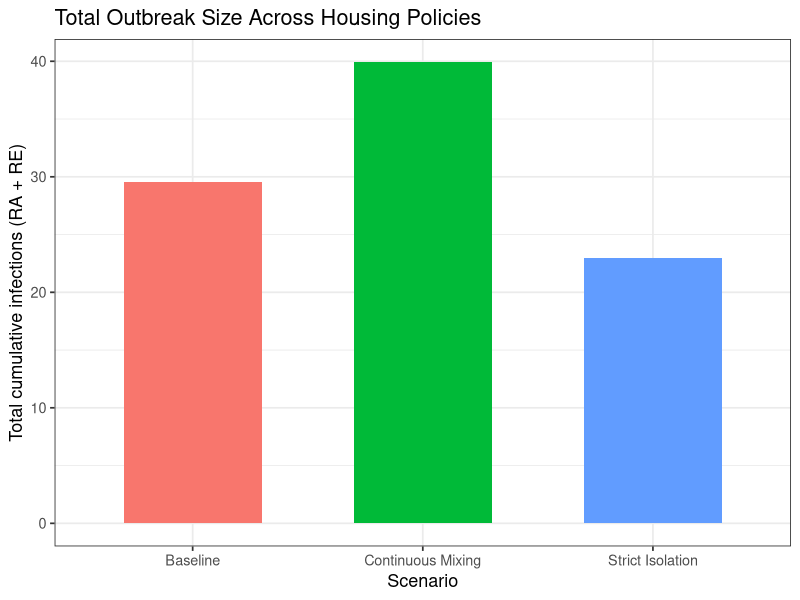
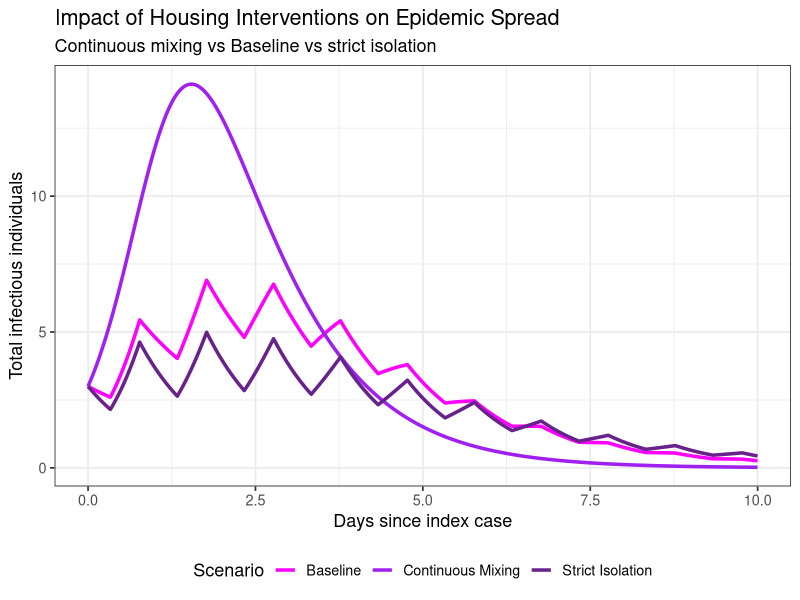
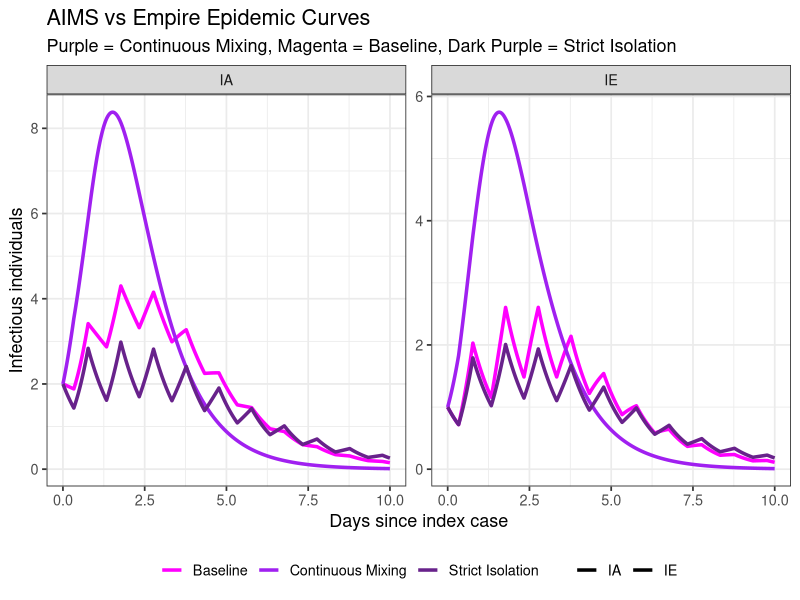
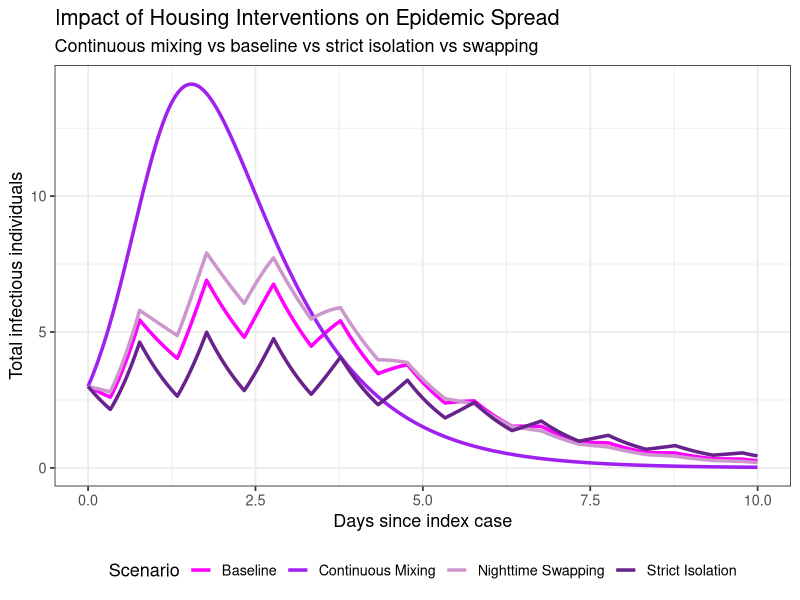

Write the R code that produced these figures, in order.
library(deSolve)
library(ggplot2)
library(tidyr)
library(dplyr)

# --- Initial conditions ---
pop.ssiirr <- c(SE = 16, SA = 23, IA = 2, IE = 1, RA = 0, RE = 0)

values <- c(
  gammaA = 1 , gammaE = 1,
  N0 = 42, N_A = 25, N_E = 17,
  betaMixprior = 3.1, betaNightAprior = 0.9, betaNightEprior = 0
)

# --- ODE function (ssiirr) ---
ssiirr <- function(t, y, parms) {
  with(as.list(c(y, parms)), {
    day_fraction <- t %% 1
    is_daytime   <- (day_fraction >= 0.3328) & (day_fraction <= 0.77071)
    
    beta_M  <- ifelse(is_daytime, betaMixprior, 0)
    beta_NA <- ifelse(is_daytime, 0, betaNightAprior)
    beta_NE <- ifelse(is_daytime, 0, betaNightEprior)
    
    inf_mix <- beta_M * (IA + IE) / N0
    inf_NA  <- beta_NA * IA / N_A
    inf_NE  <- beta_NE * IE / N_E
    
    dSAdt <- -(inf_mix + inf_NA) * SA
    dSEdt <- -(inf_mix + inf_NE) * SE
    dIAdt <- (inf_mix + inf_NA) * SA - gammaA * IA
    dIEdt <- (inf_mix + inf_NE) * SE - gammaE * IE
    dRAdt <- gammaA * IA 
    dREdt <- gammaE * IE 
    
    return(list(c(dSEdt, dSAdt, dIAdt, dIEdt, dRAdt, dREdt)))
  })
}

# --- Helper function to run scenarios ---
run_scenario <- function(betaMix, betaNightA, betaNightE, label) {
  values["betaMixprior"]    <- betaMix
  values["betaNightAprior"] <- betaNightA
  values["betaNightEprior"] <- betaNightE
  time.out <- seq(0, 10, by = 0.02083)
  out <- data.frame(lsoda(y = pop.ssiirr, times = time.out, func = ssiirr, parms = values))
  out$Scenario <- label
  return(out)
}

# --- Run scenarios ---
out_mix    <- run_scenario(3.1, 3.1, 3.1, "Continuous Mixing")
out_iso    <- run_scenario(3.1, 0.9, 0, "Baseline")
out_strict <- run_scenario(3.1, 0, 0, "Strict Isolation")

# --- Combine results ---
out_all <- rbind(out_mix, out_iso, out_strict)

# --- Summarise final recovered counts ---
final_counts <- out_all %>%
  group_by(Scenario) %>%
  summarise(
    Final_RA = max(RA),
    Final_RE = max(RE),
    Total_R  = Final_RA + Final_RE
  )

print(final_counts)

# --- Plot cumulative infections (RA + RE) ---
ggplot(final_counts, aes(x = Scenario, y = Total_R, fill = Scenario)) +
  geom_col(width = 0.6) +
  labs(
    x = "Scenario",
    y = "Total cumulative infections (RA + RE)",
    title = "Total Outbreak Size Across Housing Policies"
  ) +
  theme_bw(base_size = 13) +
  theme(legend.position = "none")

# --- Plot total infectious (IA + IE) across scenarios ---
ggplot(out_all, aes(x = time, y = IA + IE, colour = Scenario)) +
  geom_line(linewidth = 1.2) +
  scale_colour_manual(values = c("Continuous Mixing"   = "purple",
                                 "Baseline" = "magenta",
                                 "Strict Isolation"    = "darkorchid4")) +
  labs(
    x = "Days since index case",
    y = "Total infectious individuals",
    title = "Impact of Housing Interventions on Epidemic Spread",
    subtitle = "Continuous mixing vs Baseline vs strict isolation"
  ) +
  theme_bw(base_size = 13) +
  theme(legend.position = "bottom")

# --- Separate plots for AIMS vs Empire ---
out_long <- pivot_longer(out_all, cols = c("IA","IE"), names_to = "Group", values_to = "Infectious")

ggplot(out_long, aes(x = time, y = Infectious,
                     colour = Scenario, linetype = Group)) +
  geom_line(linewidth = 1.2) +
  facet_wrap(~Group, scales = "free_y") +
  scale_colour_manual(values = c("Continuous Mixing"   = "purple",
                                 "Baseline" = "magenta",
                                 "Strict Isolation"    = "darkorchid4")) +
  scale_linetype_manual(values = c("IA" = "solid", "IE" = "solid")) +
  labs(
    x = "Days since index case",
    y = "Infectious individuals",
    title = "AIMS vs Empire Epidemic Curves",
    subtitle = "Purple = Continuous Mixing, Magenta = Baseline, Dark Purple = Strict Isolation"
  ) +
  theme_bw(base_size = 13) +
  theme(legend.position = "bottom", legend.title = element_blank())


ssiirr_swap <- function(t, y, parms) {
  with(as.list(c(y, parms)), {
    day_fraction <- t %% 1
    is_daytime   <- (day_fraction >= 0.3328) & (day_fraction <= 0.77071)
    
    if (is_daytime) {
      # Daytime mixing
      beta_M  <- betaMixprior
      inf_mix <- beta_M * (IA + IE) / N0
      
      dSAdt <- -inf_mix * SA
      dSEdt <- -inf_mix * SE
      dIAdt <- inf_mix * SA - gammaA * IA
      dIEdt <- inf_mix * SE - gammaE * IE
    } else {
      # Nighttime swapping
      beta_swap <- betaNightAprior  # use same parameter for swap intensity
      
      inf_A_swap <- beta_swap * IE / N_E
      inf_E_swap <- beta_swap * IA / N_A
      
      dSAdt <- -inf_A_swap * SA
      dSEdt <- -inf_E_swap * SE
      dIAdt <- inf_A_swap * SA - gammaA * IA
      dIEdt <- inf_E_swap * SE - gammaE * IE
    }
    
    dRAdt <- gammaA * IA
    dREdt <- gammaE * IE
    
    return(list(c(dSEdt, dSAdt, dIAdt, dIEdt, dRAdt, dREdt)))
  })
}

# --- Run swap scenario ---
run_swap <- function(betaMix, betaSwap, label) {
  values["betaMixprior"]    <- betaMix
  values["betaNightAprior"] <- betaSwap
  time.out <- seq(0, 10, by = 0.02083)
  out <- data.frame(lsoda(y = pop.ssiirr, times = time.out, func = ssiirr_swap, parms = values))
  out$Scenario <- label
  return(out)
}

out_swap <- run_swap(3.1, 0.9 , "Nighttime Swapping")
out_all <- rbind(out_mix, out_iso, out_strict, out_swap)

ggplot(out_all, aes(x = time, y = IA + IE, colour = Scenario)) +
  geom_line(linewidth = 1.2) +
  scale_colour_manual(values = c("Continuous Mixing"   = "purple",
                                 "Baseline"           = "magenta",
                                 "Strict Isolation"   = "darkorchid4",
                                 "Nighttime Swapping" = "plum3")) +
  labs(
    x = "Days since index case",
    y = "Total infectious individuals",
    title = "Impact of Housing Interventions on Epidemic Spread",
    subtitle = "Continuous mixing vs baseline vs strict isolation vs swapping"
  ) +
  theme_bw(base_size = 13) +
  theme(legend.position = "bottom")

 
